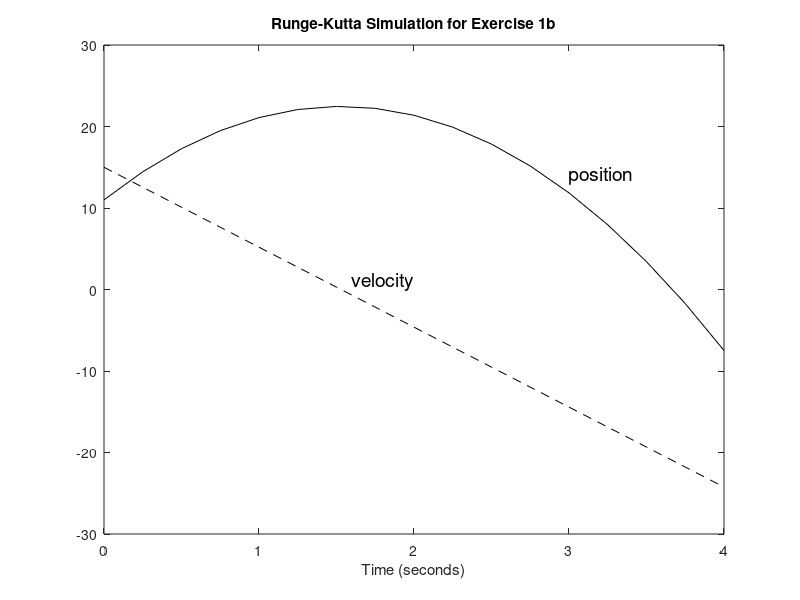

MATLAB code for this plot:
% George Witteman
%
% CMPU 250: Modeling, Simulation, and Analysis
% Homework 3, Exercise 1b
% Spring, 2018

EXERCISE_TITLE = 'Runge-Kutta Simulation for Exercise 1b';

simulation_length = 4; % seconds
deltaT = 0.25; % seconds
t = 0:deltaT:simulation_length;

% Constants
acceleration_due_to_gravity = -9.81; % m/s^2

% Initial conditions
initial_position = 11; % meters
initial_velocity = 15; % m/s

S = zeros(1,length(t));
S(1) = initial_position;

V = zeros(1,length(t));
V(1) = initial_velocity;

% Differential equations
dVdt = @(t_n,P_n,V_n) acceleration_due_to_gravity;
dSdt = @(t_n,P_n,V_n) V_n;

for i = 2:length(t)
  dp1 = dSdt(t(i-1), S(i-1), V(i-1)) * deltaT;
  dv1 = dVdt(t(i-1), S(i-1), V(i-1)) * deltaT;
  dp2 = dSdt(t(i-1) + deltaT/2, S(i-1) + dp1/2, V(i-1) + dv1/2) * deltaT;
  dv2 = dVdt(t(i-1) + deltaT/2, S(i-1) + dp1/2, V(i-1) + dv1/2) * deltaT;
  dp3 = dSdt(t(i-1) + deltaT/2, S(i-1) + dp2/2, V(i-1) + dv2/2) * deltaT;
  dv3 = dVdt(t(i-1) + deltaT/2, S(i-1) + dp2/2, V(i-1) + dv2/2) * deltaT;
  dp4 = dSdt(t(i-1) + deltaT, S(i-1) + dp3, V(i-1) + dv3) * deltaT;
  dv4 = dVdt(t(i-1) + deltaT, S(i-1) + dp3, V(i-1) + dv3) * deltaT;
  
  S(i) = S(i-1) + (dp1 + 2*dp2 + 2*dp3 + dp4) / 6;
  V(i) = V(i-1) + (dv1 + 2*dv2 + 2*dv3 + dv4) / 6;
end

figure('Name', EXERCISE_TITLE);
plot(t,S,'k');
hold on;
plot(t,V,'--k');

title(EXERCISE_TITLE);
xlabel('Time (seconds)');

text(3,14,'position','FontSize',14);
text(1.6,1,'velocity','FontSize',14);
hold off;